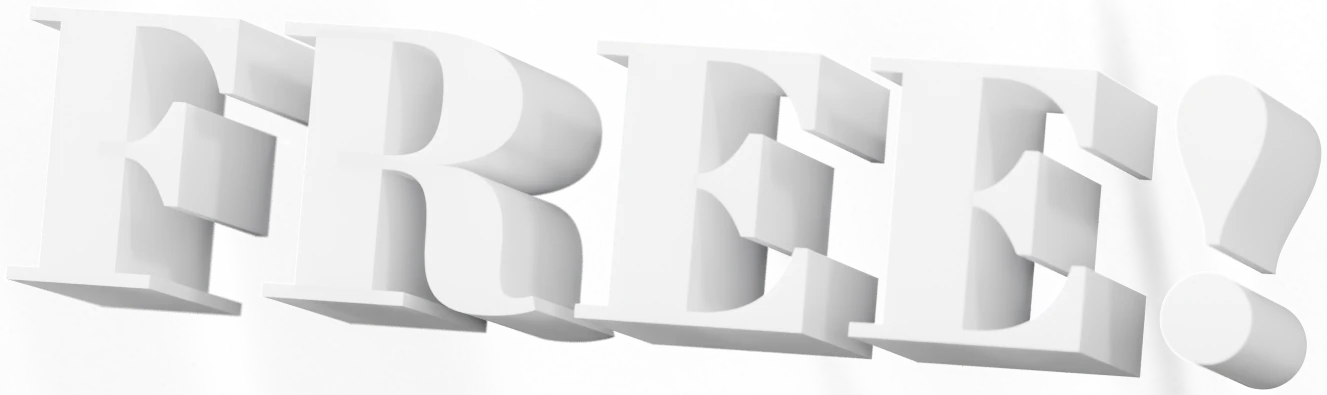
#> input picture img/free3d.webp, 1327 x 395 px
$ python grey_check.py ../../img/free3d.webp
#> lines starting #> are read from the running program, lines starting #| are printed output that depends on the picture
"""Before showing the owner any picture, run:  python3 tools/test/grey_check.py picture1.png picture2.png ...

The owner does not want a grey website. This flags any picture where flat grey (low colour, mid brightness) covers
too much of it. Black and white do not count as grey. Silver with real light and depth is fine; flat grey is not.
A picture that FAILS must be redone before it is shown.
"""
import sys
from PIL import Image

LIMIT = 0.20  # share of the picture that may be grey

def grey_share(path):
#> called with path = '../../img/free3d.webp'
    im = Image.open(path).convert('RGB')
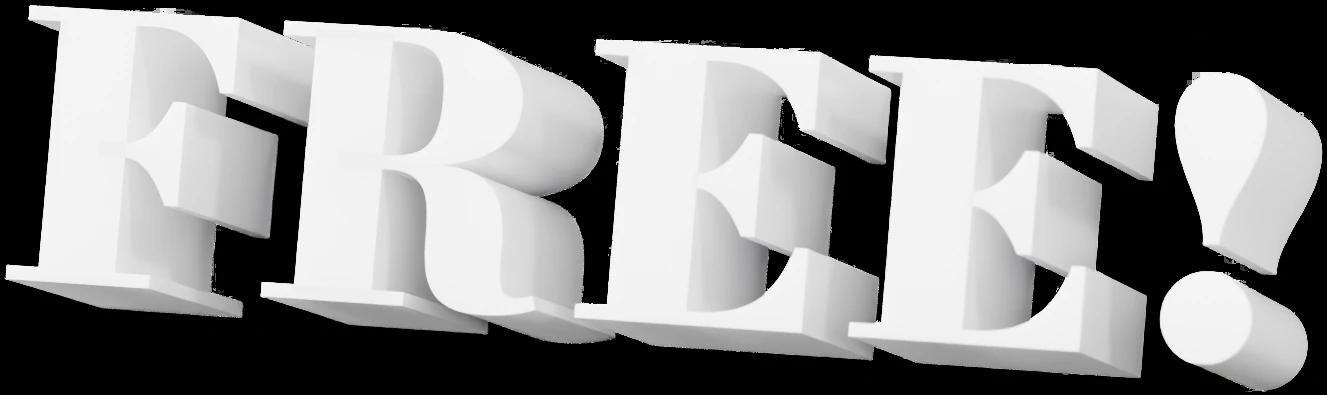
#> im: PIL image 1327x395 RGB; mean R, G, B 136.5, 136.5, 136.5
    im.thumbnail((200, 200))
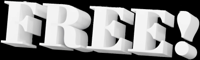
#> im: PIL image 200x60 RGB; mean R, G, B 136.8, 136.8, 136.8
    px = im.load()
    w, h = im.size
#> w = 200; h = 60
    grey = 0
    for y in range(h):
        for x in range(w):
            r, g, b = px[x, y]
            hi, lo = max(r, g, b), min(r, g, b)
            sat_low = (hi - lo) < 28
            mid = 55 < hi < 245
            if sat_low and mid:
                grey += 1
#> after the loop, grey = 6992
    return grey / (w * h)

bad = False
for p in sys.argv[1:]:
    g = grey_share(p)
#> g = 0.583
    ok = g <= LIMIT
#> ok = False
    bad = bad or not ok
#> bad = True
    print('%s  grey %.0f%%  %s' % (p, g * 100, 'ok' if ok else 'FAIL: too grey, redo before showing'))
#| ../../img/free3d.webp  grey 58%  FAIL: too grey, redo before showing
#> (the run stopped early here; a loop or call above may not have finished)
